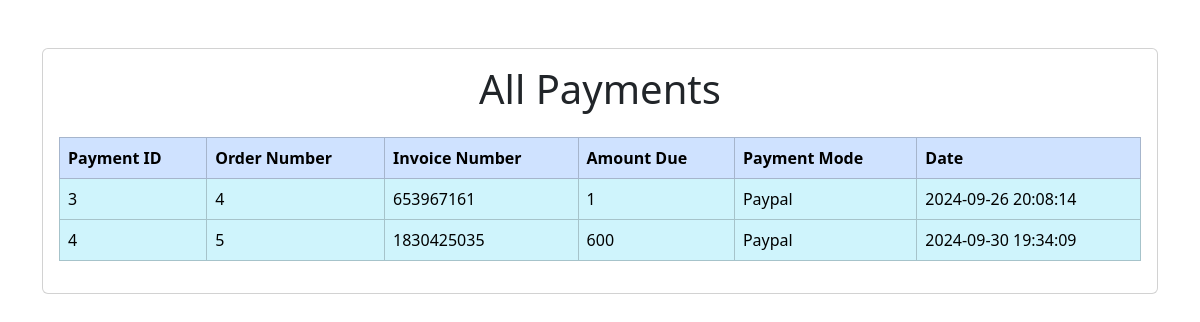
Before: /owner_panel/view_payements.php with the older database file.
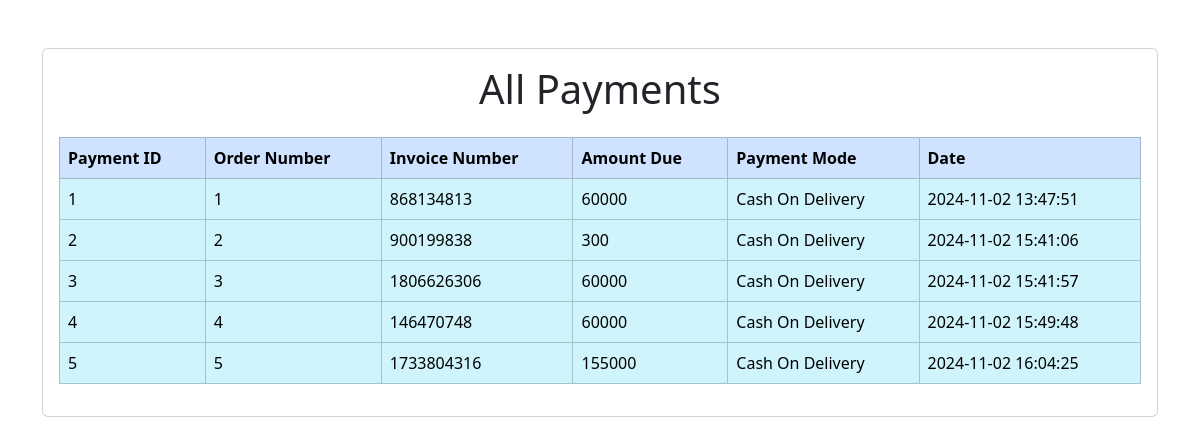
After: the same page with the newer database file.
### tables this page shows
CREATE TABLE `user_payements` (
  `payement_id` int(11) NOT NULL,
  `order_id` int(11) NOT NULL,
  `invoice_number` int(11) NOT NULL,
  `amount` int(11) NOT NULL,
  `payement_mode` varchar(255) NOT NULL,
  `date` timestamp NOT NULL DEFAULT current_timestamp() ON UPDATE current_timestamp()
);

### owner_panel/view_payements.php (the view, shortened to what this page needs)
<?php
include('../include/connect.php');
?>
<!DOCTYPE html>
<html lang="en">
<head>
    <link rel="stylesheet" href="https://cdn.jsdelivr.net/npm/bootstrap@5.3.3/dist/css/bootstrap.min.css">
</head>
<body>
    <div class="container mt-5">
        <div class="card">
            <div class="card-body">
                <h1 class="text-center">All Payments</h1>
                <table class="table table-bordered mt-4">
                    <thead class="table-primary">
                        <tr>
                            <th scope="col">Payment ID</th>
                            <th scope="col">Order Number</th>
                            <th scope="col">Invoice Number</th>
                            <th scope="col">Amount Due</th>
                            <th scope="col">Payment Mode</th>
                            <th scope="col">Date</th>
                        </tr>
                    </thead>
                    <tbody>
                        <?php
                        $get_payments_details = "SELECT * FROM `user_payements`";
                        $result_payments = mysqli_query($con, $get_payments_details);
                        if (!$result_payments) {
                            echo "<tr><td colspan='6'>Error: " . mysqli_error($con) . "</td></tr>";
                        } else {
                            if (mysqli_num_rows($result_payments) > 0) {
                                while ($row_payments = mysqli_fetch_assoc($result_payments)) {
                                    $payment_id = $row_payments['payement_id'];
                                    $payment_order_id = $row_payments['order_id'];
                                    $payment_invoice_number = $row_payments['invoice_number'];
                                    $payment_amount = $row_payments['amount'];
                                    $payment_payment_mode = $row_payments['payement_mode'];
                                    $payment_date = $row_payments['date'];
                                    echo "
                                        <tr class='table-info'>
                                            <td>$payment_id</td>
                                            <td>$payment_order_id</td>
                                            <td>$payment_invoice_number</td>
                                            <td>$payment_amount</td>
                                            <td>$payment_payment_mode</td>
                                            <td>$payment_date</td>
                                        </tr>
                                    ";
                                }
                            } else {
                                echo "<tr><td colspan='6' class='text-center'>No payments found.</td></tr>";
                            }
                        }
                        ?>
                    </tbody>
                </table>
            </div>
        </div>
    </div>
</body>
</html>

Changed rows visible on the page:
added user_payements: payement_id "1", order "1", invoice_number "868134813", amount "60000", payement_mode "Cash On Delivery", date "2024-11-02 13:47:51"
added user_payements: payement_id "2", order "2", invoice_number "900199838", amount "300", payement_mode "Cash On Delivery", date "2024-11-02 15:41:06"
changed user_payements id 3: order "4" → "3"; invoice_number "653967161" → "1806626306"; amount "1" → "60000"; payement_mode "Paypal" → "Cash On Delivery"; date "2024-09-26 20:08:14" → "2024-11-02 15:41:57"
changed user_payements id 4: order "5" → "4"; invoice_number "1830425035" → "146470748"; amount "600" → "60000"; payement_mode "Paypal" → "Cash On Delivery"; date "2024-09-30 19:34:09" → "2024-11-02 15:49:48"
added user_payements: payement_id "5", order "5", invoice_number "1733804316", amount "155000", payement_mode "Cash On Delivery", date "2024-11-02 16:04:25"
